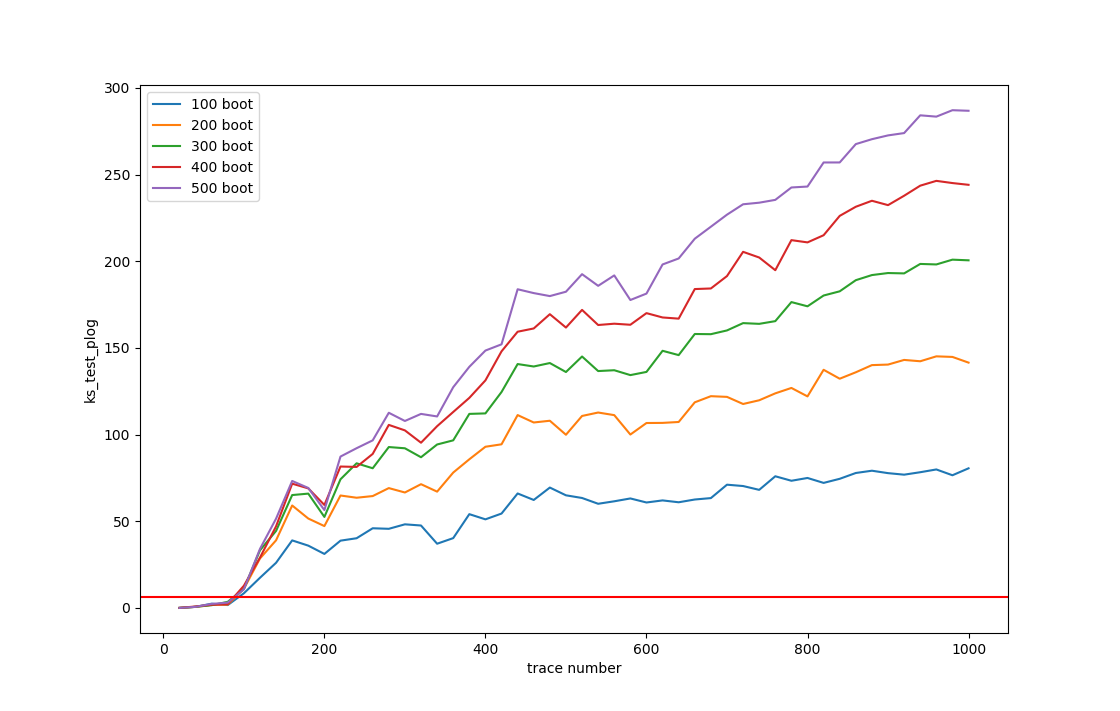

Source code (Python):
import numpy as np
from scipy.stats import distributions
import matplotlib.pyplot as plt
import matplotlib.ticker as tkr
from scipy import stats
from scipy.stats import chi2
import random
import array
import os
import time
import sys
import decimal


trace1 = []
#F1 = open('rr_1000traces_snr1_f5-2019-07-30_15_09/5.28109118925Rand1Noise_1000traces_1SNR_f5.txt','r')
F1 = open('ksplog_100boot.txt','r')
file_string1 = F1.read()
F1.close()
file_split1 = file_string1.split("\n")[:-1]
#print(file_split1)
trace1 = np.array(file_split1, dtype = np.float32)

trace2 = []
#F1 = open('rr_1000traces_snr1_f5-2019-07-30_15_09/5.28109118925Rand1Noise_1000traces_1SNR_f5.txt','r')
F1 = open('ksplog_200boot.txt','r')
file_string1 = F1.read()
F1.close()
file_split1 = file_string1.split("\n")[:-1]
#print(file_split1)
trace2 = np.array(file_split1, dtype = np.float32)


trace3 = []
#F1 = open('rr_1000traces_snr1_f5-2019-07-30_15_09/5.28109118925Rand1Noise_1000traces_1SNR_f5.txt','r')
F1 = open('ksplog_300boot.txt','r')
file_string1 = F1.read()
F1.close()
file_split1 = file_string1.split("\n")[:-1]
#print(file_split1)
trace3 = np.array(file_split1, dtype = np.float32)


trace4 = []
#F1 = open('rr_1000traces_snr1_f5-2019-07-30_15_09/5.28109118925Rand1Noise_1000traces_1SNR_f5.txt','r')
F1 = open('ksplog_400boot.txt','r')
file_string1 = F1.read()
F1.close()
file_split1 = file_string1.split("\n")[:-1]
#print(file_split1)
trace4 = np.array(file_split1, dtype = np.float32)

trace5 = []
#F1 = open('rr_1000traces_snr1_f5-2019-07-30_15_09/5.28109118925Rand1Noise_1000traces_1SNR_f5.txt','r')
F1 = open('ksplog_500boot.txt','r')
file_string1 = F1.read()
F1.close()
file_split1 = file_string1.split("\n")[:-1]
#print(file_split1)
trace5 = np.array(file_split1, dtype = np.float32)


x_axis = []
for i in range(1,51):
      x = i * 20
      x_axis.append(x)

plt.plot(x_axis, trace1)
plt.plot(x_axis, trace2)
plt.plot(x_axis, trace3)
plt.plot(x_axis, trace4)
plt.plot(x_axis, trace5)
plt.xlabel("trace number")
plt.ylabel("ks_test_plog")
plt.axhline(y=6.3, color='r')
plt.legend(['100 boot','200 boot','300 boot','400 boot','500 boot'], loc='upper left')
plt.show()
